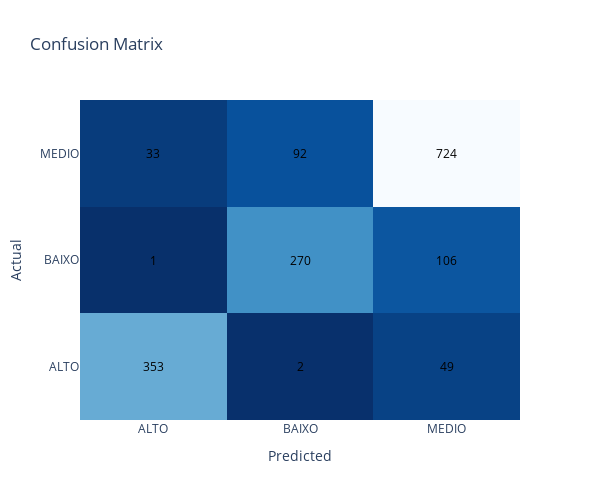

The notebook cell this image was saved under:
### Code cell
plot_confusion_matrix(model, X_test, y_test)

### Figure 1 — Plotly figure (JSON) as saved in the notebook; plotly's stock layout.template omitted (floating-point values rounded to 4 significant figures)
{"data": [{"colorscale": [[0, "rgb(247,251,255)"], [0.125, "rgb(222,235,247)"], [0.25, "rgb(198,219,239)"], [0.375, "rgb(158,202,225)"], [0.5, "rgb(107,174,214)"], [0.625, "rgb(66,146,198)"], [0.75, "rgb(33,113,181)"], [0.875, "rgb(8,81,156)"], [1, "rgb(8,48,107)"]], "hoverongaps": false, "hovertemplate": "Actual: %{y}<br>Predicted: %{x}<br>Count: %{z}<extra></extra>", "reversescale": true, "showscale": false, "type": "heatmap", "x": ["ALTO", "BAIXO", "MEDIO"], "y": ["ALTO", "BAIXO", "MEDIO"], "z": [[353, 2, 49], [1, 270, 106], [33, 92, 724]]}], "layout": {"annotations": [{"font": {"color": "black"}, "showarrow": false, "text": "353", "x": "ALTO", "y": "ALTO"}, {"font": {"color": "black"}, "showarrow": false, "text": "2", "x": "BAIXO", "y": "ALTO"}, {"font": {"color": "black"}, "showarrow": false, "text": "49", "x": "MEDIO", "y": "ALTO"}, {"font": {"color": "black"}, "showarrow": false, "text": "1", "x": "ALTO", "y": "BAIXO"}, {"font": {"color": "black"}, "showarrow": false, "text": "270", "x": "BAIXO", "y": "BAIXO"}, {"font": {"color": "black"}, "showarrow": false, "text": "106", "x": "MEDIO", "y": "BAIXO"}, {"font": {"color": "black"}, "showarrow": false, "text": "33", "x": "ALTO", "y": "MEDIO"}, {"font": {"color": "black"}, "showarrow": false, "text": "92", "x": "BAIXO", "y": "MEDIO"}, {"font": {"color": "black"}, "showarrow": false, "text": "724", "x": "MEDIO", "y": "MEDIO"}], "height": 500, "title": {"text": "Confusion Matrix"}, "width": 600, "xaxis": {"anchor": "y", "autorange": true, "domain": [0, 1], "range": [-0.5, 2.5], "title": {"text": "Predicted"}, "type": "category"}, "yaxis": {"anchor": "x", "autorange": true, "domain": [0, 1], "range": [-0.5, 2.5], "title": {"text": "Actual"}, "type": "category"}}}
